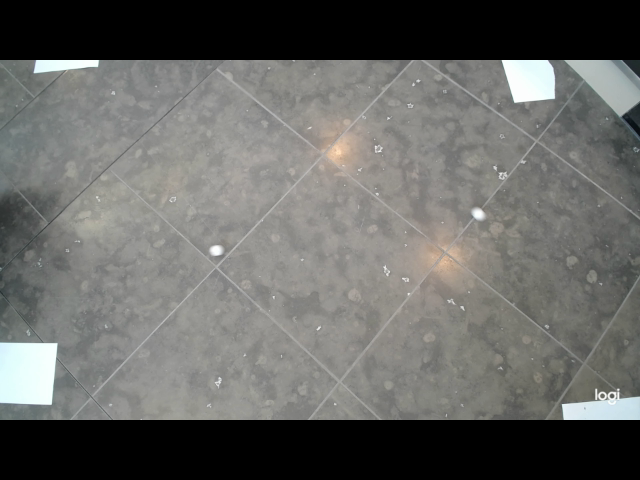
#> input picture imageRecog/data/opencv_frame_1.png, 640 x 480 px, given in place of the camera
$ python ballShapeDetection.py
#> lines starting #> are read from the running program, lines starting #| are printed output that depends on the picture; after the words box and inside, x2 and y2 are one past the last pixel; in counts of white or black regions, pixels touching at a corner belong together
import cv2
import numpy as np
import imutils

cap = cv2.VideoCapture(2)
cap.set(cv2.CAP_PROP_FRAME_WIDTH, 1920)
cap.set(cv2.CAP_PROP_FRAME_HEIGHT, 1080)
if not cap.isOpened():
    print("Error: Could not open webcam.")
    exit()
imgCounter = 0
listOfBalls = []
while True:
    # Capture frame-by-frame
    ret, frame = cap.read()
#> frame is the input picture: shape (480, 640, 3); mean B, G, R 100.3, 103.1, 102.8

    if not ret:
        print("Failed to grab frame")
        break


    # Orange color for the walls/bounds are around 5-10 for lower and upper
    lowerOrange = (15, 150, 150)
    upperOrange = (25, 255, 255)

    lowerWhite = (0, 0, 180)
    upperWhite = (180, 30, 255)


    frame = cv2.resize(frame, (1280, 720))
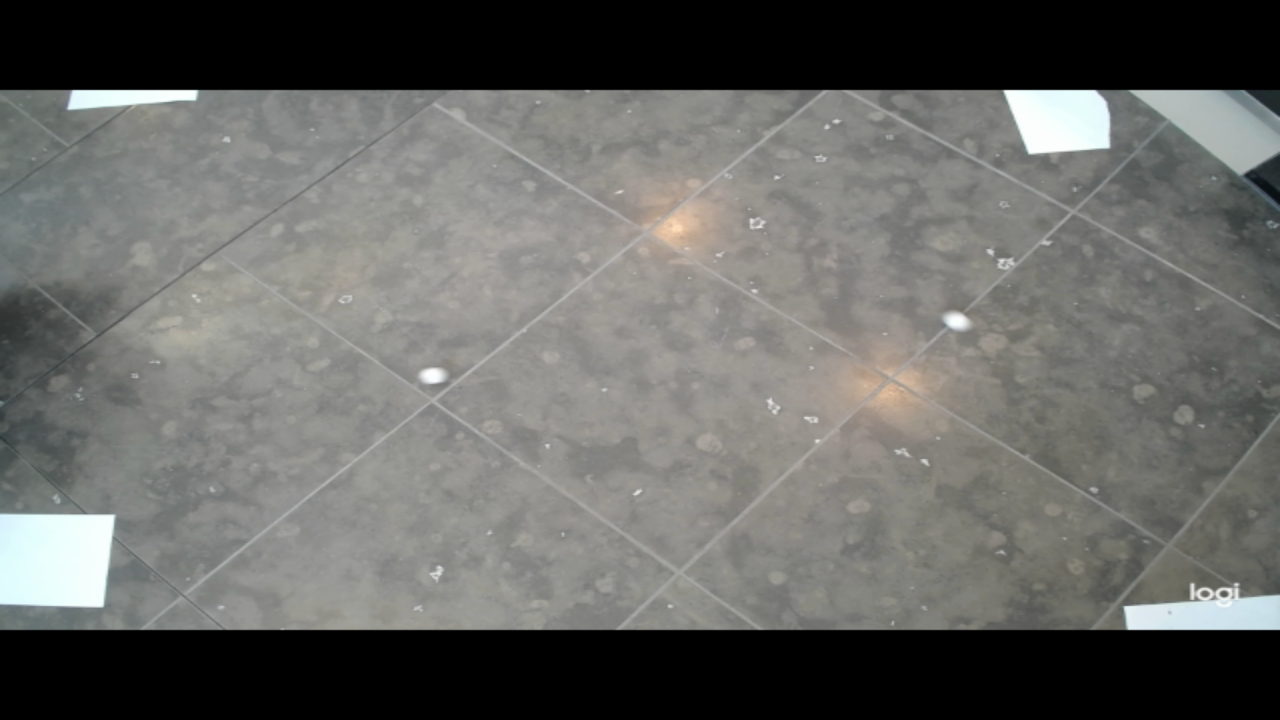
#> frame: shape (720, 1280, 3); mean B, G, R 100.3, 103.1, 102.8
    blurred = cv2.GaussianBlur(frame, (9,9),0)
    hsv = cv2.cvtColor(blurred, cv2.COLOR_BGR2HSV)
#> hsv: shape (720, 1280, 3); mean H, S, V 29.3, 8.2, 103.9

    maskOrange = cv2.inRange(hsv, lowerOrange, upperOrange)
#> maskOrange: shape (720, 1280); every value is 0
    maskWhite = cv2.inRange(hsv, lowerWhite, upperWhite)
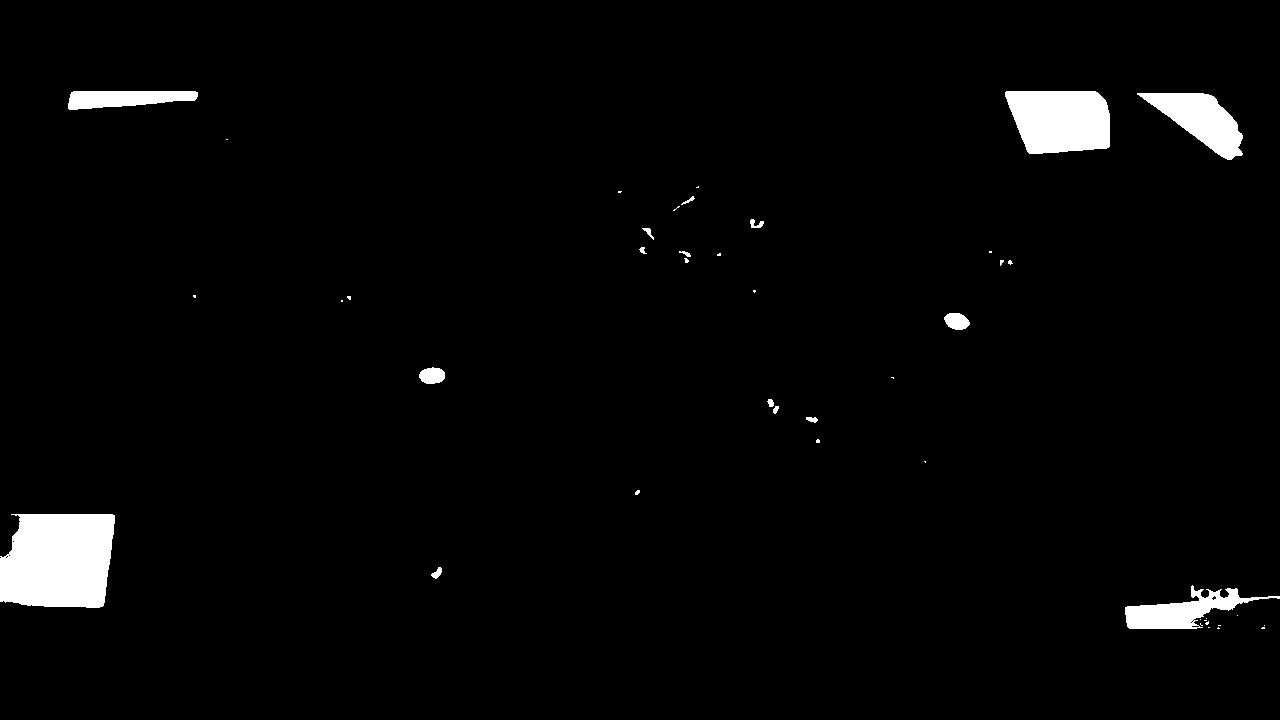
#> maskWhite: shape (720, 1280); 2.6% white; 44 white regions (28 under 20 px), largest, box (x1, y1, x2, y2) and area: (0, 514, 115, 608) 9495, (1005, 91, 1110, 154) 5623, (1137, 93, 1243, 160) 3441

    maskOrange = cv2.erode(maskOrange, None, iterations=2)
    maskOrange = cv2.dilate(maskOrange, None, iterations=2)

    maskWhite = cv2.erode(maskWhite, None, iterations=2)
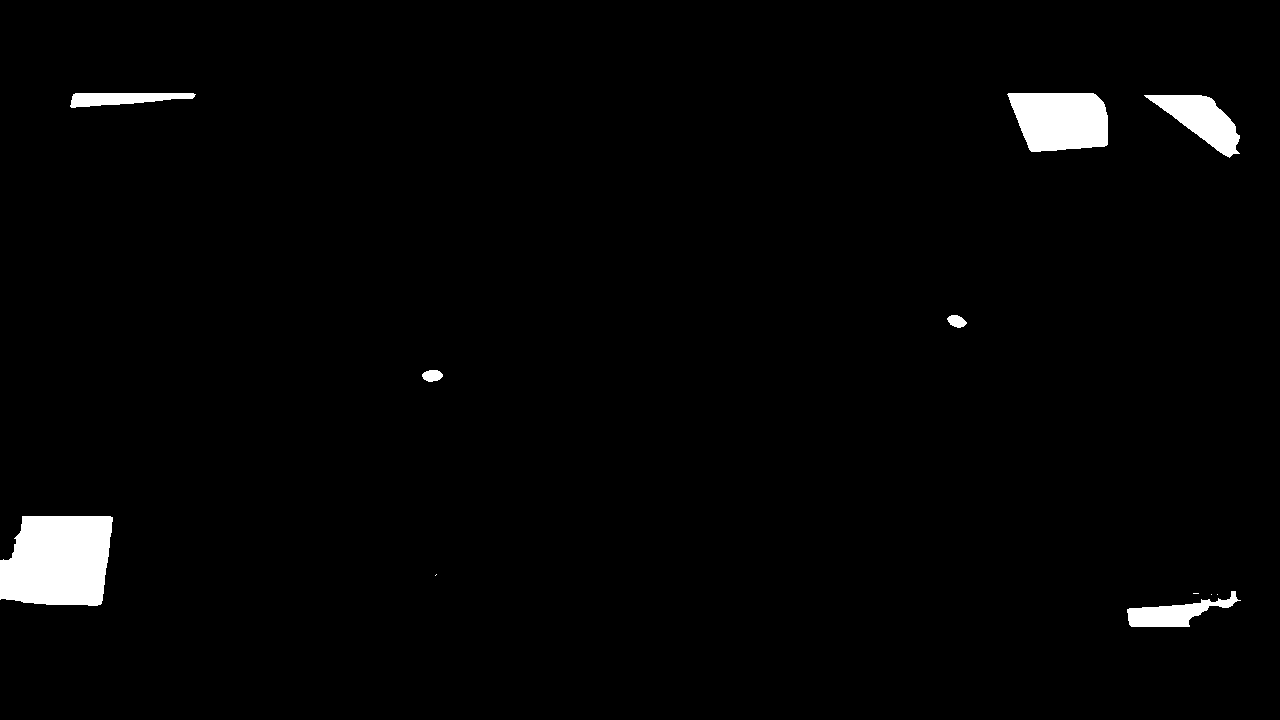
#> maskWhite: shape (720, 1280); 2.1% white; 11 white regions (4 under 20 px), largest, box (x1, y1, x2, y2) and area: (0, 516, 113, 606) 8703, (1007, 93, 1108, 152) 4967, (1144, 95, 1240, 158) 2752
    maskWhite = cv2.dilate(maskWhite, None, iterations=2)
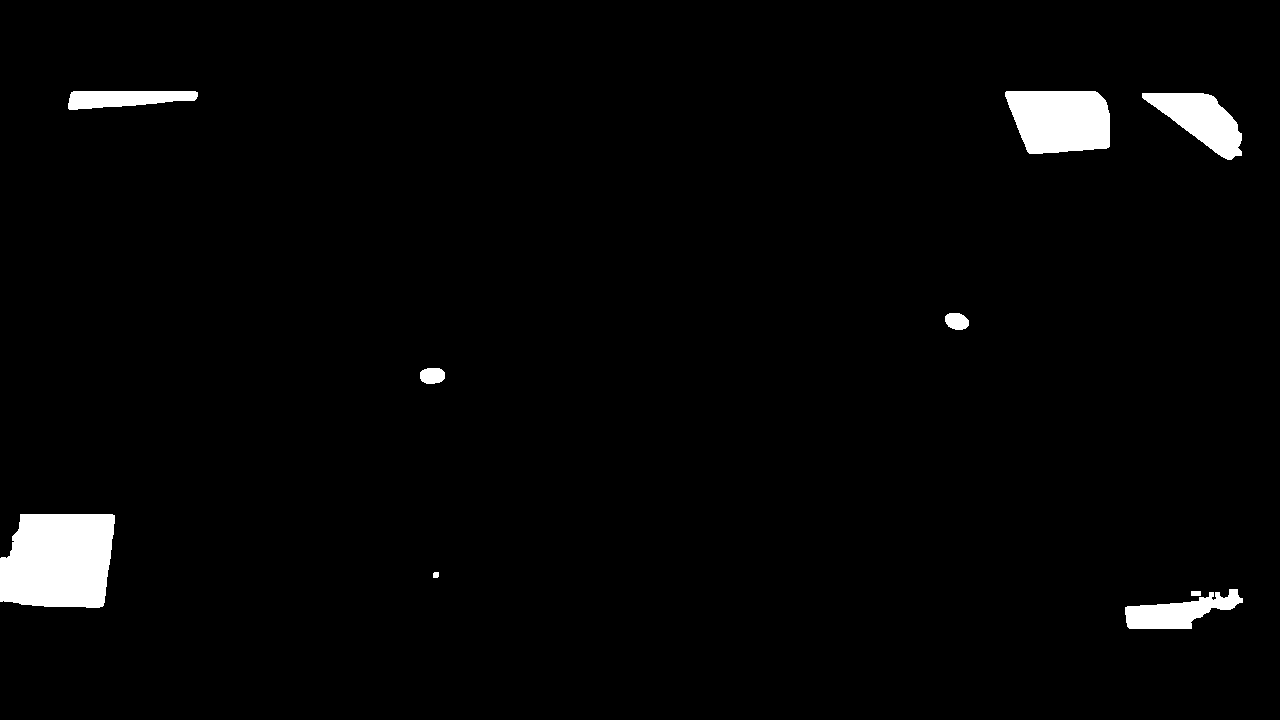
#> maskWhite: shape (720, 1280); 2.6% white; 9 white regions

    mask = cv2.bitwise_or(maskOrange, maskWhite)


    cnts = cv2.findContours(mask.copy(), cv2.RETR_EXTERNAL, cv2.CHAIN_APPROX_SIMPLE)
#> cnts = 9 contours; largest, box (x1, y1, x2, y2) and area: (0, 514, 115, 608) 9266, (1005, 91, 1110, 154) 5478, (1142, 93, 1242, 160) 3302, (1125, 589, 1243, 629) 2274, (68, 91, 198, 110) 1687
    cnts = imutils.grab_contours(cnts)
    center = None

    if len(cnts)> 0:
        minRadius = 1
        validContours = [c for c in cnts if cv2.minEnclosingCircle(c)[1] > minRadius]
#> validContours has the same summary as cnts
        for c in validContours:
            ((x,y), radius) = cv2.minEnclosingCircle(c)
            M = cv2.moments(c)
            center = (int(M["m10"] / M["m00"]), int(M["m01"] / M["m00"]))
            listOfBalls.append(center)

            if radius > minRadius:
                approx = cv2.approxPolyDP(c, 0.02 * cv2.arcLength(c, True), True)
                circularity = 4 * np.pi * (cv2.contourArea(c) / (cv2.arcLength(c, True) ** 2))

                if 0.82 < circularity < 1.5:
                    if M["m00"] > 0:

                        cv2.circle(frame, (int(x), int(y)), int(radius), (0, 255, 255), 2)
                        cv2.circle(frame, center, 5, (0, 0, 255), -1)
#> this loop made 9 passes
#> (x, y, radius, center, approx, circularity) on passes 1, 9: (1195.5, 593, 4.92, (1195, 593), [[1191, 591], [1191, 595], [1200, 595], [1200, 591]], 0.669), (132.5, 100, 64.99, (124, 98), [[68, 108], [194, 100], [197, 92], [73, 91]], 0.264)
#> (x, y, radius, center, circularity) on passes 2 to 7: (1184, 610, 59.23, (1177, 611), 0.271), (435.5, 574.5, 3.54, (435, 574), 0.851), (57, 558, 71.4, (58, 560), 0.731), (432, 375, 12.37, (431, 375), 0.837), (956.5, 320.5, 12.35, (956, 320), 0.847), (1191.5, 124, 58.41, (1200, 119), 0.538)
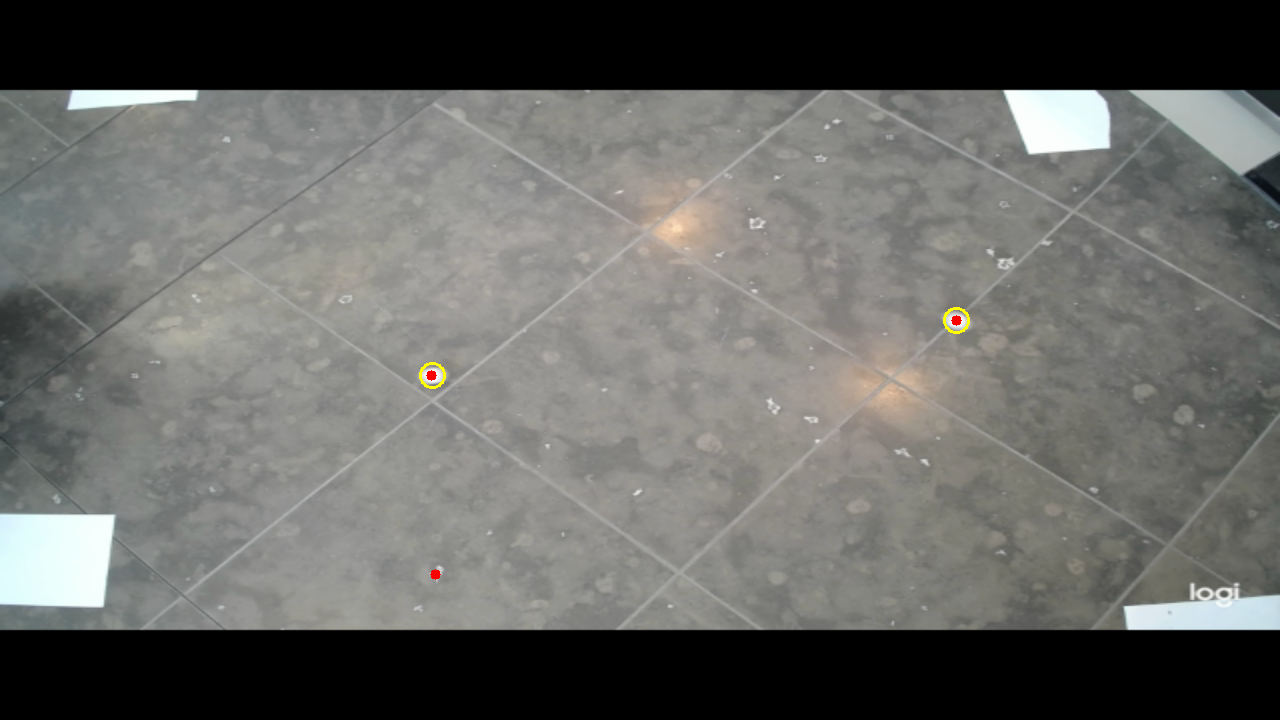
#> frame: shape (720, 1280, 3); 0.07% of pixels changed, all inside (x1, y1, x2, y2) = (419, 307, 970, 580)
#> after the loop, listOfBalls = [(1195, 593), (1177, 611), (435, 574), (58, 560), (431, 375), (956, 320), (1200, 119), (1060, 119), (124, 98)]
                        # print(listOfBalls)

    # Display the resulting frame
    cv2.imshow('Webcam Feed', frame)

    key = cv2.waitKey(1)
#> (key q is pressed here)

    # Press 'q' to exit
    if key & 0xFF == ord('q'):
        break

    elif key & 0xFF == ord('s'):
        imgName = "data/opencv_frame_{}.png".format(imgCounter)
        cv2.imwrite(imgName, frame)
        print("Screenshot taken")
        imgCounter += 1

# Release the webcam and close the window
cap.release()
cv2.destroyAllWindows()
